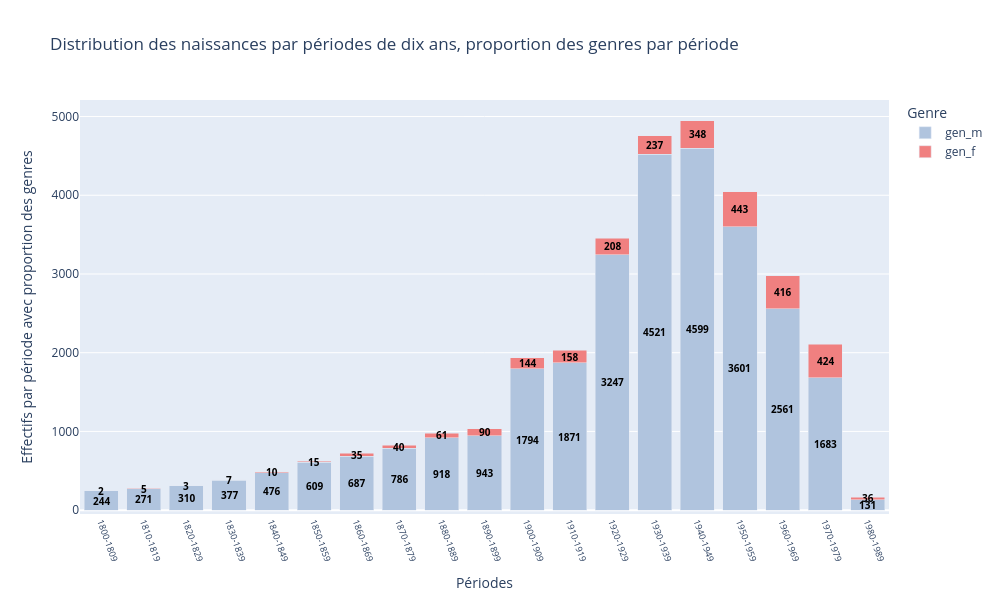

The code cell stored with this chart in its notebook:
### Code cell
# Assuming your data is in a DataFrame called `m_10_not_zero`
# Reset index to make 'per_10' a column for Plotly
df_plot = m_10_not_zero.reset_index()

# Create stacked bar chart
fig = px.bar(
    df_plot,
    x='per_10',
    y=['gen_m', 'gen_f'],
    color_discrete_map={'gen_m': 'LightSteelBlue', 'gen_f': 'LightCoral'},
    title='Distribution des naissances par périodes de dix ans, proportion des genres par période',
    labels={'per_10': 'Périodes', 'value': 'Effectifs', 'variable': 'Genre'},
    barmode='stack'
)

# Rotate x-axis labels
fig.update_xaxes(tickangle=70, tickfont=dict(size=9))

# Add value labels inside bars
for i, row in df_plot.iterrows():
    total = row['gen_m'] + row['gen_f']
    # Add gen_m label
    if row['gen_m'] > 0:
        fig.add_annotation(
            x=row['per_10'],
            y=row['gen_m'] / 2,
            text=str(row['gen_m']),
            showarrow=False,
            font=dict(size=10, color='black', weight='bold'),
            xanchor='center',
            yanchor='middle'
        )
    # Add gen_f label
    if row['gen_f'] > 0:
        fig.add_annotation(
            x=row['per_10'],
            y=row['gen_m'] + row['gen_f'] / 2,
            text=str(row['gen_f']),
            showarrow=False,
            font=dict(size=10, color='black', weight='bold'),
            xanchor='center',
            yanchor='middle'
        )

# Update layout
fig.update_layout(
    yaxis_title='Effectifs par période avec proportion des genres',
    font=dict(size=12),
    width=1000,
    height=600,
    legend_title_text='Genre'
)

# Save as interactive HTML
fig.write_html("html_files/naissances_distribution_10ans_genre.html", include_plotlyjs='cdn', full_html=True)

# Optional: Show in notebook or browser
fig.show()

### Figure 1 — Plotly figure (JSON) as saved in the notebook; plotly's stock layout.template omitted (floating-point values rounded to 4 significant figures)
{"data": [{"hovertemplate": "Genre=gen_m<br>Périodes=%{x}<br>Effectifs=%{y}<extra></extra>", "legendgroup": "gen_m", "marker": {"color": "LightSteelBlue", "pattern": {"shape": ""}}, "name": "gen_m", "orientation": "v", "showlegend": true, "textposition": "auto", "type": "bar", "x": ["1800-1809", "1810-1819", "1820-1829", "1830-1839", "1840-1849", "1850-1859", "1860-1869", "1870-1879", "1880-1889", "1890-1899", "1900-1909", "1910-1919", "1920-1929", "1930-1939", "1940-1949", "1950-1959", "1960-1969", "1970-1979", "1980-1989"], "xaxis": "x", "y": [244, 271, 310, 377, 476, 609, 687, 786, 918, 943, 1794, 1871, 3247, 4521, 4599, 3601, 2561, 1683, 131], "yaxis": "y"}, {"hovertemplate": "Genre=gen_f<br>Périodes=%{x}<br>Effectifs=%{y}<extra></extra>", "legendgroup": "gen_f", "marker": {"color": "LightCoral", "pattern": {"shape": ""}}, "name": "gen_f", "orientation": "v", "showlegend": true, "textposition": "auto", "type": "bar", "x": ["1800-1809", "1810-1819", "1820-1829", "1830-1839", "1840-1849", "1850-1859", "1860-1869", "1870-1879", "1880-1889", "1890-1899", "1900-1909", "1910-1919", "1920-1929", "1930-1939", "1940-1949", "1950-1959", "1960-1969", "1970-1979", "1980-1989"], "xaxis": "x", "y": [2, 5, 3, 7, 10, 15, 35, 40, 61, 90, 144, 158, 208, 237, 348, 443, 416, 424, 36], "yaxis": "y"}], "layout": {"annotations": [{"font": {"color": "black", "size": 10, "weight": "bold"}, "showarrow": false, "text": "244", "x": "1800-1809", "xanchor": "center", "y": 122, "yanchor": "middle"}, {"font": {"color": "black", "size": 10, "weight": "bold"}, "showarrow": false, "text": "2", "x": "1800-1809", "xanchor": "center", "y": 245, "yanchor": "middle"}, {"font": {"color": "black", "size": 10, "weight": "bold"}, "showarrow": false, "text": "271", "x": "1810-1819", "xanchor": "center", "y": 135.5, "yanchor": "middle"}, {"font": {"color": "black", "size": 10, "weight": "bold"}, "showarrow": false, "text": "5", "x": "1810-1819", "xanchor": "center", "y": 273.5, "yanchor": "middle"}, {"font": {"color": "black", "size": 10, "weight": "bold"}, "showarrow": false, "text": "310", "x": "1820-1829", "xanchor": "center", "y": 155, "yanchor": "middle"}, {"font": {"color": "black", "size": 10, "weight": "bold"}, "showarrow": false, "text": "3", "x": "1820-1829", "xanchor": "center", "y": 311.5, "yanchor": "middle"}, {"font": {"color": "black", "size": 10, "weight": "bold"}, "showarrow": false, "text": "377", "x": "1830-1839", "xanchor": "center", "y": 188.5, "yanchor": "middle"}, {"font": {"color": "black", "size": 10, "weight": "bold"}, "showarrow": false, "text": "7", "x": "1830-1839", "xanchor": "center", "y": 380.5, "yanchor": "middle"}, {"font": {"color": "black", "size": 10, "weight": "bold"}, "showarrow": false, "text": "476", "x": "1840-1849", "xanchor": "center", "y": 238, "yanchor": "middle"}, {"font": {"color": "black", "size": 10, "weight": "bold"}, "showarrow": false, "text": "10", "x": "1840-1849", "xanchor": "center", "y": 481, "yanchor": "middle"}, {"font": {"color": "black", "size": 10, "weight": "bold"}, "showarrow": false, "text": "609", "x": "1850-1859", "xanchor": "center", "y": 304.5, "yanchor": "middle"}, {"font": {"color": "black", "size": 10, "weight": "bold"}, "showarrow": false, "text": "15", "x": "1850-1859", "xanchor": "center", "y": 616.5, "yanchor": "middle"}, {"font": {"color": "black", "size": 10, "weight": "bold"}, "showarrow": false, "text": "687", "x": "1860-1869", "xanchor": "center", "y": 343.5, "yanchor": "middle"}, {"font": {"color": "black", "size": 10, "weight": "bold"}, "showarrow": false, "text": "35", "x": "1860-1869", "xanchor": "center", "y": 704.5, "yanchor": "middle"}, {"font": {"color": "black", "size": 10, "weight": "bold"}, "showarrow": false, "text": "786", "x": "1870-1879", "xanchor": "center", "y": 393, "yanchor": "middle"}, {"font": {"color": "black", "size": 10, "weight": "bold"}, "showarrow": false, "text": "40", "x": "1870-1879", "xanchor": "center", "y": 806, "yanchor": "middle"}, {"font": {"color": "black", "size": 10, "weight": "bold"}, "showarrow": false, "text": "918", "x": "1880-1889", "xanchor": "center", "y": 459, "yanchor": "middle"}, {"font": {"color": "black", "size": 10, "weight": "bold"}, "showarrow": false, "text": "61", "x": "1880-1889", "xanchor": "center", "y": 948.5, "yanchor": "middle"}, {"font": {"color": "black", "size": 10, "weight": "bold"}, "showarrow": false, "text": "943", "x": "1890-1899", "xanchor": "center", "y": 471.5, "yanchor": "middle"}, {"font": {"color": "black", "size": 10, "weight": "bold"}, "showarrow": false, "text": "90", "x": "1890-1899", "xanchor": "center", "y": 988, "yanchor": "middle"}, {"font": {"color": "black", "size": 10, "weight": "bold"}, "showarrow": false, "text": "1794", "x": "1900-1909", "xanchor": "center", "y": 897, "yanchor": "middle"}, {"font": {"color": "black", "size": 10, "weight": "bold"}, "showarrow": false, "text": "144", "x": "1900-1909", "xanchor": "center", "y": 1866, "yanchor": "middle"}, {"font": {"color": "black", "size": 10, "weight": "bold"}, "showarrow": false, "text": "1871", "x": "1910-1919", "xanchor": "center", "y": 935.5, "yanchor": "middle"}, {"font": {"color": "black", "size": 10, "weight": "bold"}, "showarrow": false, "text": "158", "x": "1910-1919", "xanchor": "center", "y": 1950, "yanchor": "middle"}, {"font": {"color": "black", "size": 10, "weight": "bold"}, "showarrow": false, "text": "3247", "x": "1920-1929", "xanchor": "center", "y": 1624.0, "yanchor": "middle"}, {"font": {"color": "black", "size": 10, "weight": "bold"}, "showarrow": false, "text": "208", "x": "1920-1929", "xanchor": "center", "y": 3351, "yanchor": "middle"}, {"font": {"color": "black", "size": 10, "weight": "bold"}, "showarrow": false, "text": "4521", "x": "1930-1939", "xanchor": "center", "y": 2260.0, "yanchor": "middle"}, {"font": {"color": "black", "size": 10, "weight": "bold"}, "showarrow": false, "text": "237", "x": "1930-1939", "xanchor": "center", "y": 4640.0, "yanchor": "middle"}, {"font": {"color": "black", "size": 10, "weight": "bold"}, "showarrow": false, "text": "4599", "x": "1940-1949", "xanchor": "center", "y": 2300.0, "yanchor": "middle"}, {"font": {"color": "black", "size": 10, "weight": "bold"}, "showarrow": false, "text": "348", "x": "1940-1949", "xanchor": "center", "y": 4773, "yanchor": "middle"}, {"font": {"color": "black", "size": 10, "weight": "bold"}, "showarrow": false, "text": "3601", "x": "1950-1959", "xanchor": "center", "y": 1800.0, "yanchor": "middle"}, {"font": {"color": "black", "size": 10, "weight": "bold"}, "showarrow": false, "text": "443", "x": "1950-1959", "xanchor": "center", "y": 3822.0, "yanchor": "middle"}, {"font": {"color": "black", "size": 10, "weight": "bold"}, "showarrow": false, "text": "2561", "x": "1960-1969", "xanchor": "center", "y": 1280.0, "yanchor": "middle"}, {"font": {"color": "black", "size": 10, "weight": "bold"}, "showarrow": false, "text": "416", "x": "1960-1969", "xanchor": "center", "y": 2769, "yanchor": "middle"}, {"font": {"color": "black", "size": 10, "weight": "bold"}, "showarrow": false, "text": "1683", "x": "1970-1979", "xanchor": "center", "y": 841.5, "yanchor": "middle"}, {"font": {"color": "black", "size": 10, "weight": "bold"}, "showarrow": false, "text": "424", "x": "1970-1979", "xanchor": "center", "y": 1895, "yanchor": "middle"}, {"font": {"color": "black", "size": 10, "weight": "bold"}, "showarrow": false, "text": "131", "x": "1980-1989", "xanchor": "center", "y": 65.5, "yanchor": "middle"}, {"font": {"color": "black", "size": 10, "weight": "bold"}, "showarrow": false, "text": "36", "x": "1980-1989", "xanchor": "center", "y": 149, "yanchor": "middle"}], "barmode": "stack", "font": {"size": 12}, "height": 600, "legend": {"title": {"text": "Genre"}, "tracegroupgap": 0}, "title": {"text": "Distribution des naissances par périodes de dix ans, proportion des genres par période"}, "width": 1000, "xaxis": {"anchor": "y", "domain": [0, 1], "tickangle": 70, "tickfont": {"size": 9}, "title": {"text": "Périodes"}}, "yaxis": {"anchor": "x", "domain": [0, 1], "title": {"text": "Effectifs par période avec proportion des genres"}}}}
